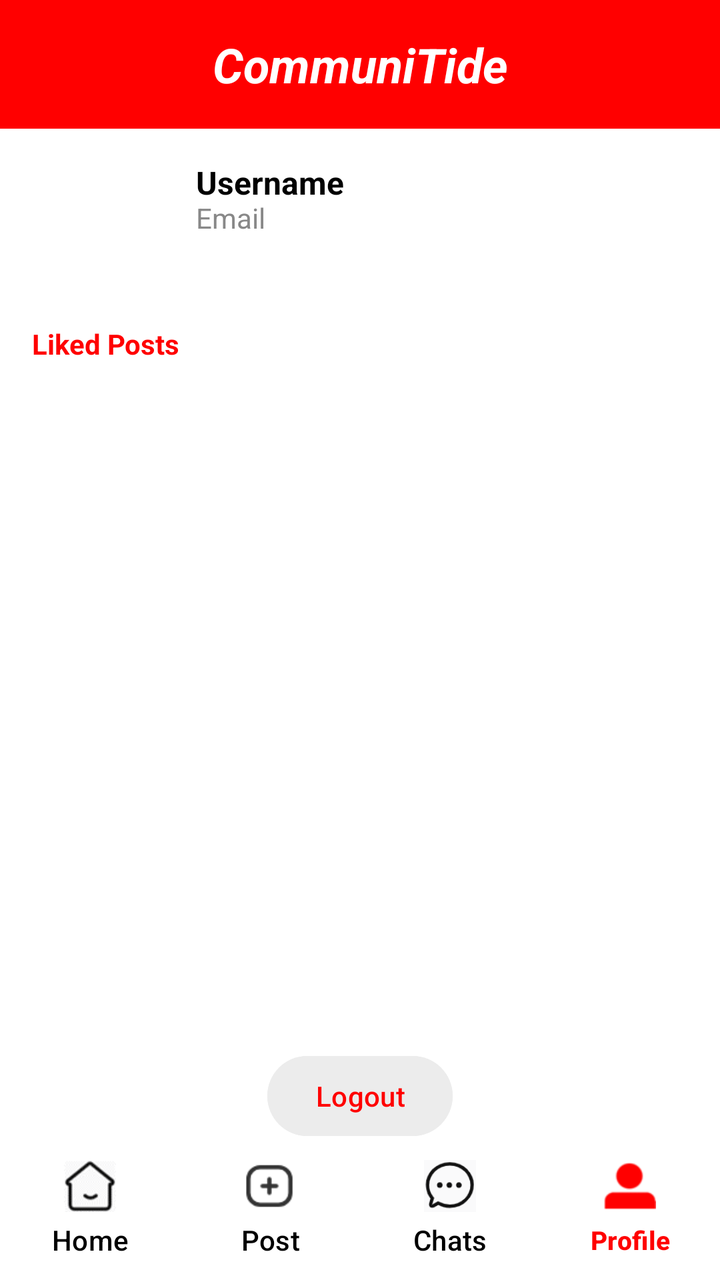
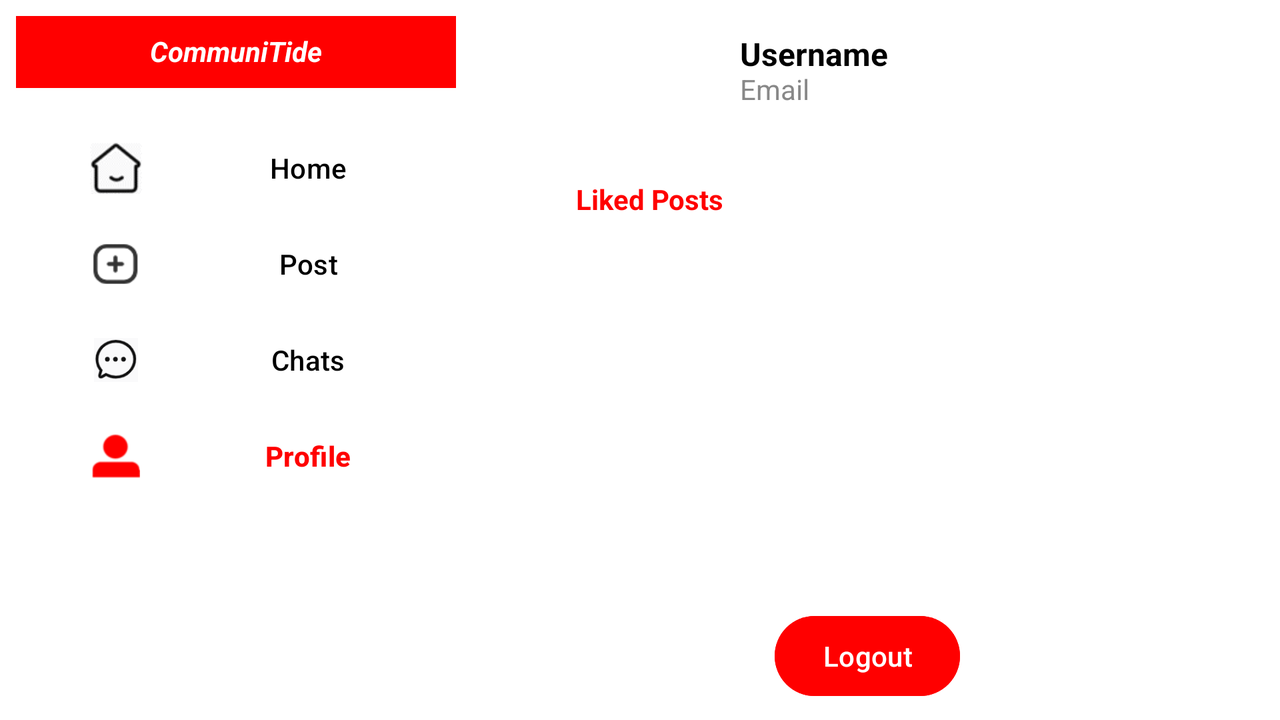

The same Android screen from two of the app's own layout files: first res/layout/ as a phone draws it, then the repository's variant for another configuration, drawn on a device whose configuration selects that folder. Both files follow.
<!-- AndroidManifest.xml: application theme Theme.SmartCityApp -->
<!-- res/layout/activity_profile.xml -->
<?xml version="1.0" encoding="utf-8"?>
<androidx.constraintlayout.widget.ConstraintLayout
    xmlns:android="http://schemas.android.com/apk/res/android"
    xmlns:app="http://schemas.android.com/apk/res-auto"
    xmlns:tools="http://schemas.android.com/tools"
    android:layout_width="match_parent"
    android:layout_height="match_parent"
    android:background="#FFFFFF"
    tools:context=".Profile.Profile">

    

    
    <TextView
        android:id="@+id/tvTitle"
        android:layout_width="match_parent"
        android:layout_height="wrap_content"
        android:background="#FF0000"
        android:gravity="center"
        android:padding="16dp"
        android:text="@string/title"
        android:textColor="#FFFFFF"
        android:textSize="24sp"
        android:textStyle="bold|italic"
        app:layout_constraintEnd_toEndOf="parent"
        app:layout_constraintStart_toStartOf="parent"
        app:layout_constraintTop_toTopOf="parent" />

    
    <ImageView
        android:id="@+id/profileAvatar"
        android:layout_width="66dp"
        android:layout_height="66dp"
        android:layout_marginStart="16dp"
        android:layout_marginTop="16dp"
        android:contentDescription="@string/profileAvatar"
        app:layout_constraintStart_toStartOf="parent"
        app:layout_constraintTop_toBottomOf="@+id/tvTitle" />

    
    <TextView
        android:id="@+id/profileName"
        android:layout_width="0dp"
        android:layout_height="19dp"
        android:layout_marginStart="16dp"
        android:layout_marginTop="16dp"
        android:layout_marginEnd="16dp"
        android:text="@string/Username"
        android:textColor="#000000"
        android:textSize="16sp"
        android:textStyle="bold"
        app:layout_constraintEnd_toEndOf="parent"
        app:layout_constraintStart_toEndOf="@id/profileAvatar"
        app:layout_constraintTop_toBottomOf="@+id/tvTitle" />

    
    <TextView
        android:id="@+id/profileEmail"
        android:layout_width="0dp"
        android:layout_height="wrap_content"
        android:layout_marginStart="16dp"
        android:layout_marginEnd="16dp"
        android:text="@string/Email"
        android:textColor="#888888"
        android:textSize="14sp"
        app:layout_constraintStart_toEndOf="@id/profileAvatar"
        app:layout_constraintEnd_toEndOf="parent"
        app:layout_constraintTop_toBottomOf="@+id/profileName" />

    
    <TextView
        android:id="@+id/likes"
        android:layout_width="wrap_content"
        android:layout_height="wrap_content"
        android:layout_marginStart="16dp"
        android:layout_marginTop="16dp"
        android:text="@string/LikedPosts"
        android:textColor="#FF0000"
        android:textSize="14sp"
        android:textStyle="bold"
        app:layout_constraintStart_toStartOf="parent"
        app:layout_constraintTop_toBottomOf="@+id/profileAvatar" />

    
    <ListView
        android:id="@+id/likeList"
        android:layout_width="0dp"
        android:layout_height="0dp"
        android:layout_marginStart="6dp"
        android:layout_marginTop="16dp"
        android:layout_marginEnd="6dp"
        android:layout_marginBottom="8dp"
        android:background="#FFFFFF"
        app:layout_constraintHorizontal_bias="0.0"
        app:layout_constraintBottom_toTopOf="@+id/logout"
        app:layout_constraintEnd_toEndOf="parent"
        app:layout_constraintStart_toStartOf="parent"
        app:layout_constraintTop_toBottomOf="@+id/likes">

    </ListView>

    
    <Button
        android:id="@+id/logout"
        android:layout_width="wrap_content"
        android:layout_height="wrap_content"
        android:layout_marginBottom="8dp"
        android:text="@string/Logout"
        android:backgroundTint="#ECECEC"
        android:textColor="#FF0000"
        android:textSize="14sp"
        app:layout_constraintBottom_toTopOf="@+id/bottomNav"
        app:layout_constraintEnd_toEndOf="parent"
        app:layout_constraintHorizontal_bias="0.5"
        app:layout_constraintStart_toStartOf="parent" />

    
    <LinearLayout
        android:id="@+id/bottomNav"
        android:layout_width="match_parent"
        android:layout_height="60dp"
        android:background="#FFFFFF"
        android:baselineAligned="false"
        android:gravity="center"
        android:orientation="horizontal"
        app:layout_constraintBottom_toBottomOf="parent"
        app:layout_constraintEnd_toEndOf="parent"
        app:layout_constraintStart_toStartOf="parent">

        
        <LinearLayout
            android:layout_width="0dp"
            android:layout_height="wrap_content"
            android:layout_weight="1"
            android:gravity="center"
            android:orientation="vertical">

            <ImageView
                android:id="@+id/homeIcon"
                android:layout_width="26dp"
                android:layout_height="26dp"
                android:layout_gravity="center"
                android:contentDescription="@string/homeIcon"
                android:src="@drawable/home" />

            <Button
                android:id="@+id/btnHome"
                android:layout_width="wrap_content"
                android:layout_height="wrap_content"
                android:backgroundTint="#FFFFFF"
                android:paddingTop="0dp"
                android:text="@string/Home"
                android:textColor="#000000"
                android:textSize="14sp"
                android:textStyle="normal" />
        </LinearLayout>

        
        <LinearLayout
            android:layout_width="0dp"
            android:layout_height="wrap_content"
            android:layout_weight="1"
            android:gravity="center"
            android:orientation="vertical">

            <ImageView
                android:id="@+id/postIcon"
                android:layout_width="26dp"
                android:layout_height="26dp"
                android:layout_gravity="center"
                android:contentDescription="@string/postIcon"
                android:src="@drawable/post" />

            <Button
                android:id="@+id/btnPost"
                android:layout_width="wrap_content"
                android:layout_height="wrap_content"
                android:backgroundTint="#FFFFFF"
                android:paddingTop="0dp"
                android:text="@string/Post"
                android:textColor="#000000"
                android:textSize="14sp"
                android:textStyle="normal" />
        </LinearLayout>

        
        <LinearLayout
            android:layout_width="0dp"
            android:layout_height="wrap_content"
            android:layout_weight="1"
            android:gravity="center"
            android:orientation="vertical">

            <ImageView
                android:id="@+id/infoIcon"
                android:layout_width="26dp"
                android:layout_height="26dp"
                android:layout_gravity="center"
                android:contentDescription="@string/infoIcon"
                android:src="@drawable/info" />

            <Button
                android:id="@+id/btnInfo"
                android:layout_width="wrap_content"
                android:layout_height="wrap_content"
                android:backgroundTint="#FFFFFF"
                android:paddingTop="0dp"
                android:text="@string/Info"
                android:textColor="#000000"
                android:textSize="14sp"
                android:textStyle="normal" />
        </LinearLayout>

        
        <LinearLayout
            android:layout_width="0dp"
            android:layout_height="wrap_content"
            android:layout_weight="1"
            android:gravity="center"
            android:orientation="vertical">

            <ImageView
                android:id="@+id/meIcon"
                android:layout_width="26dp"
                android:layout_height="26dp"
                android:layout_gravity="center"
                android:contentDescription="@string/likeIcon"
                android:src="@drawable/me_red" />

            <Button
                android:id="@+id/btnLike"
                android:layout_width="wrap_content"
                android:layout_height="wrap_content"
                android:backgroundTint="#FFFFFF"
                android:paddingTop="0dp"
                android:text="@string/Like"
                android:textColor="#FF0000"
                android:textSize="13sp"
                android:textStyle="bold" />
        </LinearLayout>

    </LinearLayout>

</androidx.constraintlayout.widget.ConstraintLayout>
<!-- resources referenced by this layout -->
<resources>
  <!-- drawable home: png bitmap (drawable, 1438 bytes) -->
  <!-- drawable info: png bitmap (drawable, 2683 bytes) -->
  <!-- drawable me_red: png bitmap (drawable, 857 bytes) -->
  <!-- drawable post: png bitmap (drawable, 1171 bytes) -->
  <string name="Email">Email</string>
  <string name="Home">Home</string>
  <string name="Info">Chats</string>
  <string name="Like">Profile</string>
  <string name="LikedPosts">Liked Posts</string>
  <string name="Logout">Logout</string>
  <string name="Post">Post</string>
  <string name="Username">Username</string>
  <string name="homeIcon">Home Icon</string>
  <string name="infoIcon">Chats Icon</string>
  <string name="likeIcon">Profile Icon</string>
  <string name="postIcon">Post Icon</string>
  <string name="profileAvatar">Profile Avatar</string>
  <string name="title">CommuniTide</string>
  <style name="Theme.SmartCityApp" parent="Base.Theme.SmartCityApp" />
  <style name="Base.Theme.SmartCityApp" parent="Theme.Material3.DayNight.NoActionBar">
          
          
      </style>
</resources>
<!-- res/layout-land/activity_profile.xml (the repository's variant of the layout above) -->
<!-- drawn on the phone turned sideways -->
<?xml version="1.0" encoding="utf-8"?>
<androidx.constraintlayout.widget.ConstraintLayout xmlns:android="http://schemas.android.com/apk/res/android"
    xmlns:app="http://schemas.android.com/apk/res-auto"
    xmlns:tools="http://schemas.android.com/tools"
    android:layout_width="match_parent"
    android:layout_height="match_parent"
    android:background="#FFFFFF"
    tools:context=".Profile.Profile" >

    

    
    <TextView
        android:id="@+id/tvTitle"
        android:layout_width="220dp"
        android:layout_height="36dp"
        android:layout_marginStart="8dp"
        android:layout_marginTop="8dp"
        android:background="#FF0000"
        android:gravity="center|top"
        android:padding="8dp"
        android:text="@string/title"
        android:textColor="#FFFFFF"
        android:textSize="14sp"
        android:textStyle="bold|italic"
        app:layout_constraintStart_toStartOf="parent"
        app:layout_constraintTop_toTopOf="parent"
        app:layout_constraintWidth_percent="0.5" />

    <ImageView
        android:id="@+id/profileAvatar"
        android:layout_width="66dp"
        android:layout_height="66dp"
        android:layout_marginStart="60dp"
        android:layout_marginTop="8dp"
        android:contentDescription="@string/profileAvatar"
        app:layout_constraintStart_toEndOf="@+id/tvTitle"
        app:layout_constraintTop_toTopOf="parent" />

    <TextView
        android:id="@+id/profileName"
        android:layout_width="0dp"
        android:layout_height="19dp"
        android:layout_marginStart="16dp"
        android:layout_marginTop="16dp"
        android:layout_marginEnd="32dp"
        android:text="@string/Username"
        android:textColor="#000000"
        android:textSize="16sp"
        android:textStyle="bold"
        app:layout_constraintEnd_toEndOf="parent"
        app:layout_constraintStart_toEndOf="@id/profileAvatar"
        app:layout_constraintTop_toTopOf="parent" />

    
    <TextView
        android:id="@+id/profileEmail"
        android:layout_width="0dp"
        android:layout_height="wrap_content"
        android:layout_marginStart="16dp"
        android:layout_marginEnd="32dp"
        android:text="@string/Email"
        android:textColor="#888888"
        android:textSize="14sp"
        app:layout_constraintEnd_toEndOf="parent"
        app:layout_constraintStart_toEndOf="@id/profileAvatar"
        app:layout_constraintTop_toBottomOf="@+id/profileName" />


    <TextView
        android:id="@+id/textView"
        android:layout_width="wrap_content"
        android:layout_height="wrap_content"
        android:layout_marginTop="16dp"
        android:text="@string/LikedPosts"
        android:textColor="#FF0000"
        android:textSize="14sp"
        android:textStyle="bold"
        app:layout_constraintStart_toStartOf="@+id/profileAvatar"
        app:layout_constraintTop_toBottomOf="@+id/profileAvatar" />


    <ListView
        android:id="@+id/likeList"
        android:layout_width="0dp"

        android:layout_height="0dp"
        android:layout_marginStart="60dp"
        android:layout_marginTop="8dp"
        android:layout_marginEnd="32dp"
        android:layout_marginBottom="8dp"
        android:background="#FFFFFF"
        android:dividerHeight="16dp"
        app:layout_constraintBottom_toTopOf="@+id/logout"
        app:layout_constraintEnd_toEndOf="parent"
        app:layout_constraintHorizontal_bias="0.0"
        app:layout_constraintStart_toEndOf="@+id/tvTitle"
        app:layout_constraintTop_toBottomOf="@+id/textView"
        app:layout_constraintVertical_bias="0.0" />


    
    <Button
        android:id="@+id/logout"
        android:layout_width="wrap_content"
        android:layout_height="wrap_content"
        android:layout_marginEnd="160dp"
        android:layout_marginBottom="8dp"
        android:backgroundTint="#FF0000"
        android:text="@string/Logout"
        android:textColor="#FFFFFF"
        android:textSize="14sp"
        app:layout_constraintBottom_toBottomOf="parent"
        app:layout_constraintEnd_toEndOf="parent" />


    <LinearLayout
        android:id="@+id/bottomNav"
        android:layout_width="wrap_content"
        android:layout_height="wrap_content"
        android:layout_marginTop="8dp"
        android:orientation="vertical"
        android:padding="8dp"
        app:layout_constraintStart_toStartOf="parent"
        app:layout_constraintTop_toBottomOf="@id/tvTitle">

        
        <LinearLayout
            android:layout_width="wrap_content"
            android:layout_height="wrap_content"
            android:gravity="center_vertical"
            android:orientation="horizontal">  

            <ImageView
                android:id="@+id/homeIcon"
                android:layout_width="100dp"
                android:layout_height="26dp"
                android:layout_gravity="center_vertical"
                android:contentDescription="@string/homeIcon"
                android:src="@drawable/home" />

            <Button
                android:id="@+id/btnHome"
                android:layout_width="92dp"
                android:layout_height="48dp"
                android:backgroundTint="#FFFFFF"
                android:text="@string/Home"
                android:textAlignment="center"
                android:textColor="#000000"
                android:textSize="14sp"
                android:textStyle="normal" />
        </LinearLayout>

        
        <LinearLayout
            android:layout_width="wrap_content"
            android:layout_height="wrap_content"
            android:gravity="center_vertical"
            android:orientation="horizontal">  

            <ImageView
                android:id="@+id/postIcon"
                android:layout_width="100dp"
                android:layout_height="22dp"
                android:layout_gravity="center_vertical"
                android:contentDescription="@string/postIcon"
                android:src="@drawable/post" />

            <Button
                android:id="@+id/btnPost"
                android:layout_width="92dp"
                android:layout_height="48dp"
                android:backgroundTint="#FFFFFF"
                android:text="@string/Post"
                android:textAlignment="center"
                android:textColor="#000000"
                android:textSize="14sp"
                android:textStyle="normal" />
        </LinearLayout>


        
        <LinearLayout
            android:layout_width="wrap_content"
            android:layout_height="wrap_content"
            android:gravity="center_vertical"
            android:orientation="horizontal">

            <ImageView
                android:id="@+id/infoIcon"
                android:layout_width="100dp"
                android:layout_height="22dp"
                android:layout_gravity="center_vertical"
                android:contentDescription="@string/infoIcon"
                android:src="@drawable/info" />

            <Button
                android:id="@+id/btnInfo"
                android:layout_width="92dp"
                android:layout_height="48dp"
                android:backgroundTint="#FFFFFF"
                android:text="@string/Info"
                android:textAlignment="center"
                android:textColor="#000000"
                android:textSize="14sp"
                android:textStyle="normal" />
        </LinearLayout>


        
        <LinearLayout
            android:layout_width="wrap_content"
            android:layout_height="wrap_content"
            android:gravity="center_vertical"
            android:orientation="horizontal">

            <ImageView
                android:id="@+id/meIcon"
                android:layout_width="100dp"
                android:layout_height="22dp"
                android:layout_gravity="center_vertical"
                android:contentDescription="@string/likeIcon"
                android:src="@drawable/me_red" />

            <Button
                android:id="@+id/btnLike"
                android:layout_width="92dp"
                android:layout_height="48dp"
                android:backgroundTint="#FFFFFF"
                android:text="@string/Like"
                android:textAlignment="center"
                android:textColor="#FF0000"
                android:textSize="14sp"
                android:textStyle="bold" />
        </LinearLayout>

    </LinearLayout>


</androidx.constraintlayout.widget.ConstraintLayout>
